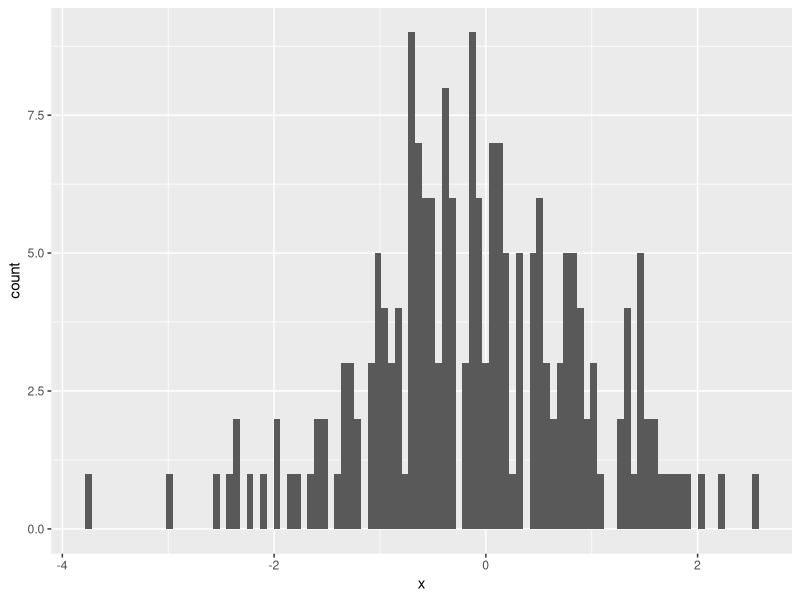
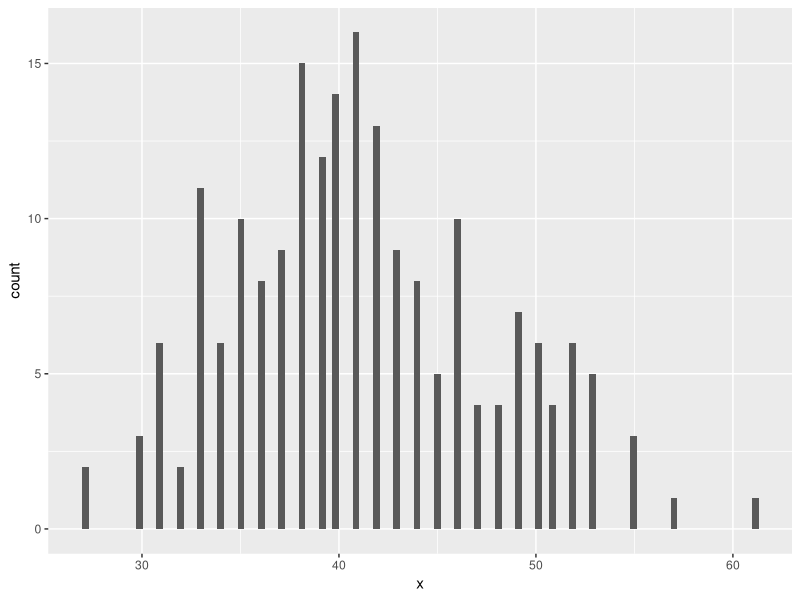
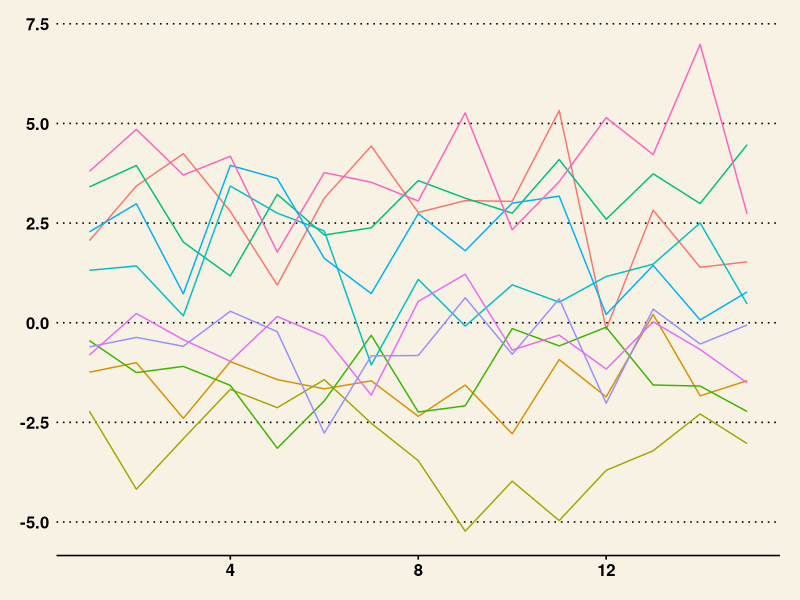

R code for these plots, in order:
## ---- chunk 1
library(ggthemes)
## ---- chunk 2
library(magrittr)
library(ggplot2)
tibble::tibble( x = rnorm(200) ) %>% 
  ggplot(aes(x = x)) + 
  geom_histogram(bins = 100)
## ---- chunk 3
6 + 5
## ---- chunk 4
tibble::tibble( x = rpois(200, 40) ) %>% 
  ggplot(aes(x = x)) + 
  geom_histogram(bins = 100)
## ---- chunk 5
tibble::tibble(
  id = rep(1:10, each = 15) %>% as.character(),
  starting_point = rep(runif(10, min = -4, max = 4), each = 15),
  time = rep(1:15, times = 10),
  value = rnorm(15*10) + starting_point
) %>% 
  ggplot(aes(x = time, y = value, color = id)) + 
  geom_line(size = 0.5) +
  theme_minimal() +
  labs(x = '', y = '') +
  guides(color = FALSE) +
  theme_wsj()
